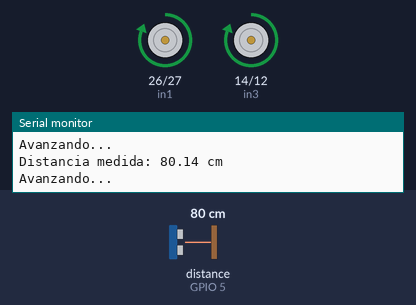
The sketch below on a simulated ESP32. Shown: motor-driver pin pairs drawn as motors (green arrow = first pin HIGH = forward, orange = second pin HIGH = backward, longer = more drive, scaled by the enable pin), the last lines printed to the serial monitor. Wiring (inferred from the names in the program): ultrasonic range finder: trigger GPIO 4; echo GPIO 5. The test bench sets the inputs (shaded band); at power-on: distance to the obstacle (sensor on GPIO 5) 80 cm. The echo pulse lasts 58.3 µs per cm.

Above: at 1.2 s.
1.3 s: distance to the obstacle (sensor on GPIO 5) set to 33 cm
2.8 s: distance to the obstacle (sensor on GPIO 5) set to 26 cm
At 4.6 s:
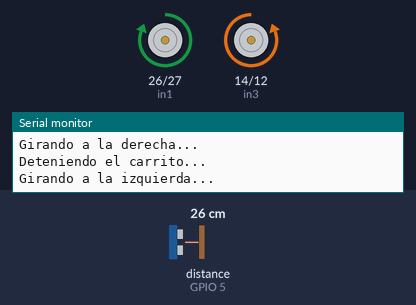
5.8 s: distance to the obstacle (sensor on GPIO 5) set to 35 cm
At 7.2 s:
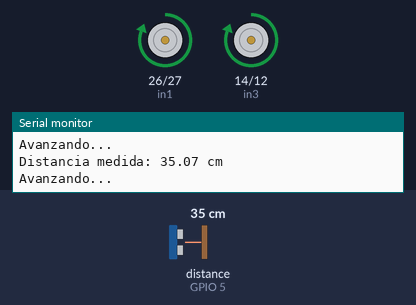
7.5 s: distance to the obstacle (sensor on GPIO 5) set to 2 cm
At 8.5 s:
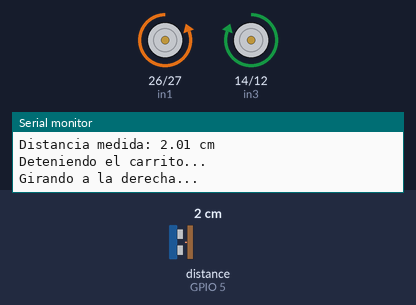
Timing chart, 0 to 11.5 s (numbered marks = the images above; inputs shaded):
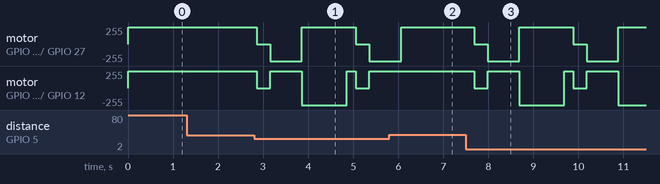

The sketch:

demoobstaculos.ino
```cpp
// Pines conectados al controlador L298D
int enA = 25;  // Pin ENABLE A (Llantas Izquierdas)
int enB = 33;  // Pin ENABLE B (Llantas Derechas)
int in1 = 26;  // IN1 del motor izquierdo
int in2 = 27;  // IN2 del motor izquierdo
int in3 = 14;  // IN3 del motor derecho
int in4 = 12;  // IN4 del motor derecho

const int EchoPin = 5;     // Pin para el sensor de distancia
const int TriggerPin = 4;  // Pin para el Trigger del sensor

void setup() {
  // Configurar los pines como salidas
  pinMode(enA, OUTPUT);
  pinMode(enB, OUTPUT);
  pinMode(in1, OUTPUT);
  pinMode(in2, OUTPUT);
  pinMode(in3, OUTPUT);
  pinMode(in4, OUTPUT);

  pinMode(TriggerPin, OUTPUT);
  pinMode(EchoPin, INPUT);

  Serial.begin(115200); // Para ver los resultados en el monitor serial
}

// Función para mover el carrito hacia adelante
void avanzar() {
  Serial.println("Avanzando...");
  digitalWrite(enA, HIGH);    // Activar motor izquierdo
  digitalWrite(enB, HIGH);    // Activar motor derecho
  digitalWrite(in1, HIGH);    // Llanta izquierda hacia adelante
  digitalWrite(in2, LOW);
  digitalWrite(in3, HIGH);    // Llanta derecha hacia adelante
  digitalWrite(in4, LOW);
}

// Función para girar a la derecha
void girarDerecha() {
  Serial.println("Girando a la derecha...");
  digitalWrite(enA, HIGH);    // Activar motor izquierdo
  digitalWrite(enB, HIGH);    // Activar motor derecho
  digitalWrite(in1, LOW);     // Llantas izquierdas hacia atrás
  digitalWrite(in2, HIGH);
  digitalWrite(in3, HIGH);    // Llantas derechas hacia adelante
  digitalWrite(in4, LOW);
}

// Función para girar a la izquierda
void girarIzquierda() {
  Serial.println("Girando a la izquierda...");
  digitalWrite(enA, HIGH);    // Activar motor izquierdo
  digitalWrite(enB, HIGH);    // Activar motor derecho
  digitalWrite(in1, HIGH);    // Llantas izquierdas hacia adelante
  digitalWrite(in2, LOW);
  digitalWrite(in3, LOW);     // Llantas derechas hacia atrás
  digitalWrite(in4, HIGH);
}

// Función para detener el carrito
void detener() {
  Serial.println("Deteniendo el carrito...");
  digitalWrite(in1, LOW);
  digitalWrite(in2, LOW);
  digitalWrite(in3, LOW);
  digitalWrite(in4, LOW);
  digitalWrite(enA, LOW);     // Desactivar motor izquierdo
  digitalWrite(enB, LOW);     // Desactivar motor derecho
}

// Función para medir distancia
float ping(int TriggerPin, int EchoPin) {
  unsigned short int duration;
  float distanceCm;

  digitalWrite(TriggerPin, LOW);  // Para generar un pulso limpio ponemos a LOW
  delayMicroseconds(10);
  digitalWrite(TriggerPin, HIGH); // Generamos Trigger (disparo) de 10us
  delayMicroseconds(10);          // Reducido el tiempo del pulso
  digitalWrite(TriggerPin, LOW);

  duration = pulseIn(EchoPin, HIGH); // Medimos el tiempo entre pulsos, en microsegundos
  distanceCm = float(duration) / 58.2; // Convertimos a distancia, en cm
  return distanceCm;
}

void loop() {
  avanzar(); // Avanza continuamente

  // Medir la distancia cada 200 ms
  delay(200);
  float distancia = ping(TriggerPin, EchoPin);

  Serial.print("Distancia medida: ");
  Serial.print(distancia);
  Serial.println(" cm");

  // Si detecta un obstáculo a 30 cm o menos
  if (distancia <= 30) {
    detener(); // Detener el carrito
    delay(300); // Reducir el tiempo de espera

    // Intentar girar a la derecha primero
    girarDerecha();
    delay(700); // Aumentar el tiempo de giro a la derecha
    detener(); // Detener el carrito después de girar

    // Verificar la distancia nuevamente
    distancia = ping(TriggerPin, EchoPin);

    // Si todavía hay un obstáculo, girar a la izquierda
    if (distancia <= 30) {
      girarIzquierda();
      delay(1000); // Aumentar el tiempo de giro a la izquierda
      detener(); // Detener el carrito después de girar
    }
  }
}
```

Measured:
- the behaviour switches between 30 and 29 cm on distance to the obstacle (sensor on GPIO 5) (found by bisection; images 0 and 1)
- after the input at 5.8 s, motor on GPIO 14 (in3) / GPIO 12 (in4): stays forward 255/255 (without the input it goes to backward 255/255 after 0.26 s)
